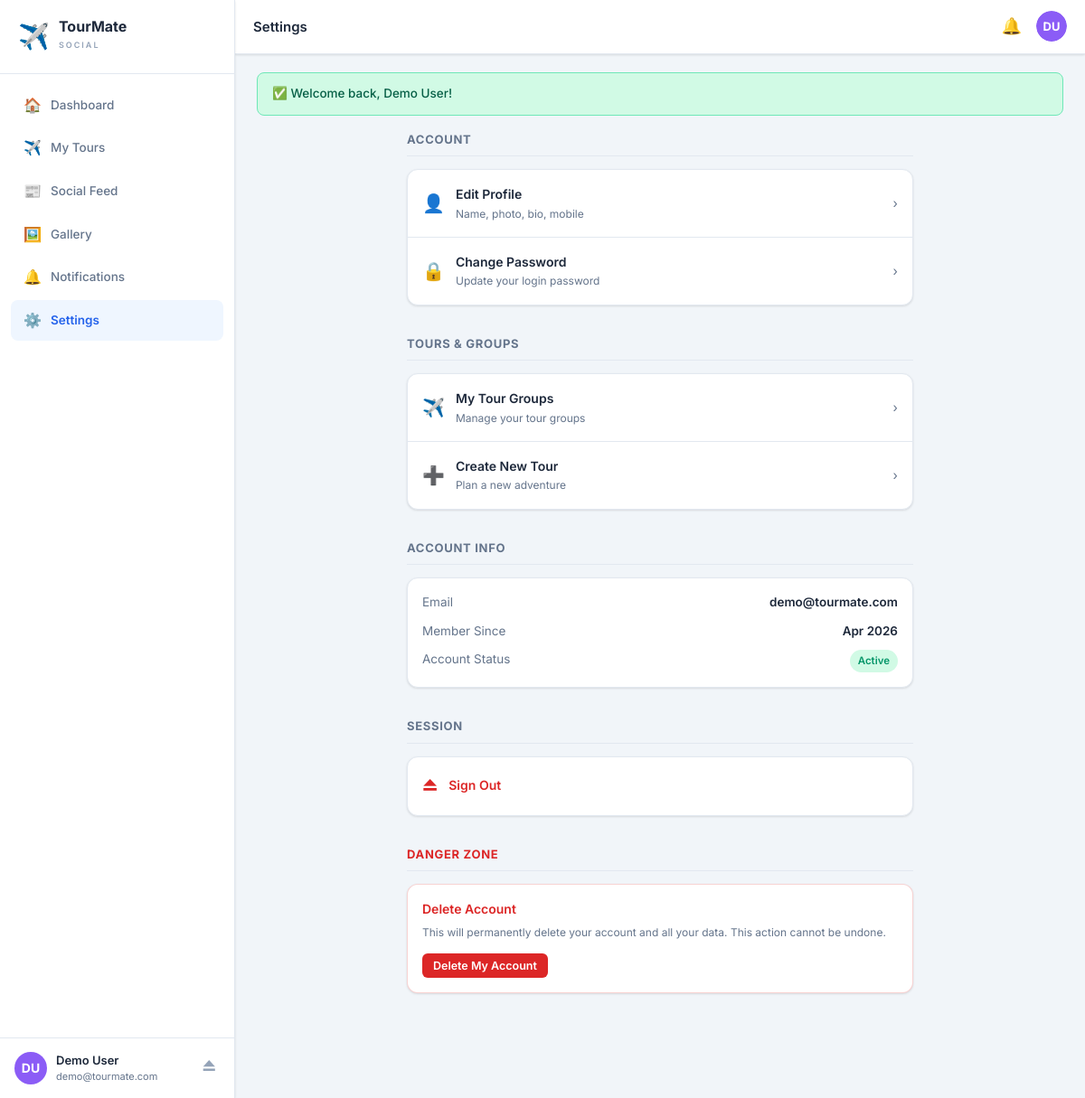
Screenshot of /user/settings.php (signed in) with the database file from the repository.
### tables this page shows
CREATE TABLE IF NOT EXISTS `users` (
  `id`            INT(11)      NOT NULL AUTO_INCREMENT,
  `name`          VARCHAR(100) NOT NULL,
  `email`         VARCHAR(150) NOT NULL,
  `mobile`        VARCHAR(20)  DEFAULT NULL,
  `password`      VARCHAR(255) NOT NULL,
  `profile_photo` VARCHAR(255) DEFAULT NULL,
  `address`       TEXT         DEFAULT NULL,
  `bio`           TEXT         DEFAULT NULL,
  `status`        ENUM('active','inactive') NOT NULL DEFAULT 'active',
  `role`          ENUM('user','admin')      NOT NULL DEFAULT 'user',
  `created_at`    TIMESTAMP    NOT NULL DEFAULT CURRENT_TIMESTAMP,
  PRIMARY KEY (`id`),
  UNIQUE KEY `email` (`email`),
  KEY `idx_users_status` (`status`)
);

### user/settings.php (the view, shortened to what this page needs)
<?php
require_once __DIR__ . '/../includes/db.php';
require_once __DIR__ . '/../includes/auth.php';
$userId = currentUserId();
$stmt = $db->prepare("SELECT * FROM users WHERE id=? LIMIT 1");
$stmt->bind_param("i", $userId);
$stmt->execute();
$u = $stmt->get_result()->fetch_assoc();
$pageTitle  = 'Settings';
$activePage = 'settings';
include __DIR__ . '/includes/user-header.php';
?>
<div style="max-width:560px;margin:0 auto;">
  <div class="settings-section">
    <div class="settings-section-title">Account</div>
    <div class="card" style="overflow:hidden;">
      <a href="profile.php" style="display:flex;align-items:center;justify-content:space-between;padding:16px;text-decoration:none;color:inherit;border-bottom:1px solid var(--border);">
        <div style="display:flex;align-items:center;gap:12px;">
          <span style="font-size:20px;">👤</span>
          <div>
            <div style="font-size:14px;font-weight:600;">Edit Profile</div>
            <div style="font-size:12px;color:var(--text-muted);">Name, photo, bio, mobile</div>
          </div>
        </div>
        <span style="color:var(--text-muted);">›</span>
      </a>
      <a href="profile.php#password" style="display:flex;align-items:center;justify-content:space-between;padding:16px;text-decoration:none;color:inherit;">
        <div style="display:flex;align-items:center;gap:12px;">
          <span style="font-size:20px;">🔒</span>
          <div>
            <div style="font-size:14px;font-weight:600;">Change Password</div>
            <div style="font-size:12px;color:var(--text-muted);">Update your login password</div>
          </div>
        </div>
        <span style="color:var(--text-muted);">›</span>
      </a>
    </div>
  </div>
  <div class="settings-section">
    <div class="settings-section-title">Tours & Groups</div>
    <div class="card" style="overflow:hidden;">
      <a href="groups.php" style="display:flex;align-items:center;justify-content:space-between;padding:16px;text-decoration:none;color:inherit;border-bottom:1px solid var(--border);">
        <div style="display:flex;align-items:center;gap:12px;">
          <span style="font-size:20px;">✈️</span>
          <div>
            <div style="font-size:14px;font-weight:600;">My Tour Groups</div>
            <div style="font-size:12px;color:var(--text-muted);">Manage your tour groups</div>
          </div>
        </div>
        <span style="color:var(--text-muted);">›</span>
      </a>
      <a href="create-group.php" style="display:flex;align-items:center;justify-content:space-between;padding:16px;text-decoration:none;color:inherit;">
        <div style="display:flex;align-items:center;gap:12px;">
          <span style="font-size:20px;">➕</span>
          <div>
            <div style="font-size:14px;font-weight:600;">Create New Tour</div>
            <div style="font-size:12px;color:var(--text-muted);">Plan a new adventure</div>
          </div>
        </div>
        <span style="color:var(--text-muted);">›</span>
      </a>
    </div>
  </div>
  <div class="settings-section">
    <div class="settings-section-title">Account Info</div>
    <div class="card" style="padding:16px;">
      <div style="display:flex;flex-direction:column;gap:10px;font-size:13.5px;">
        <div style="display:flex;justify-content:space-between;">
          <span style="color:var(--text-muted);">Email</span>
          <span style="font-weight:600;"><?= e($u['email']) ?></span>
        </div>
        <div style="display:flex;justify-content:space-between;">
          <span style="color:var(--text-muted);">Member Since</span>
          <span style="font-weight:600;"><?= date('M Y', strtotime($u['created_at'])) ?></span>
        </div>
        <div style="display:flex;justify-content:space-between;">
          <span style="color:var(--text-muted);">Account Status</span>
          <span class="badge badge-green">Active</span>
        </div>
      </div>
    </div>
  </div>
  <div class="settings-section">
    <div class="settings-section-title">Session</div>
    <div class="card" style="overflow:hidden;">
      <a href="../logout.php" style="display:flex;align-items:center;gap:12px;padding:16px;text-decoration:none;color:var(--danger);">
        <span style="font-size:20px;">⏏</span>
        <div style="font-size:14px;font-weight:600;">Sign Out</div>
      </a>
    </div>
  </div>
  <div class="settings-section">
    <div class="settings-section-title" style="color:var(--danger);">Danger Zone</div>
    <div class="card" style="border-color:rgba(220,38,38,0.2);overflow:hidden;">
      <div style="padding:16px;">
        <div style="font-size:14px;font-weight:600;color:var(--danger);margin-bottom:4px;">Delete Account</div>
        <div style="font-size:12px;color:var(--text-muted);margin-bottom:14px;">
          This will permanently delete your account and all your data. This action cannot be undone.
        </div>
        <button onclick="document.getElementById('deleteModal').style.display='flex'" class="btn btn-danger btn-sm">
          Delete My Account
        </button>
      </div>
    </div>
  </div>
</div>
<?php include __DIR__ . '/includes/user-footer.php'; ?>

### user/includes/user-header.php (shortened to what this page needs)
<?php
$user        = currentUser();
$unreadCount = isLoggedIn() ? countUnreadNotifications($db, $user['id']) : 0;
$baseUrl     = getBaseUrl();
function uAvatar($name, $photo, $size = 40) {
    $st = "width:{$size}px;height:{$size}px;border-radius:50%;object-fit:cover;flex-shrink:0;";
    $parts = explode(' ', trim($name));
    $init  = '';
    foreach ($parts as $p) $init .= strtoupper(substr($p, 0, 1));
    $init  = substr($init, 0, 2) ?: '?';
    $cols  = ['#3b82f6','#8b5cf6','#ec4899','#f97316','#10b981','#0891b2'];
    $col   = $cols[abs(crc32($name)) % count($cols)];
    $fs    = round($size * 0.38);
    return '<div style="' . $st . 'background:' . $col . ';font-size:' . $fs . 'px;display:flex;align-items:center;justify-content:center;color:#fff;font-weight:700;">' . $init . '</div>';
}
?>
<!DOCTYPE html>
<html lang="en">
<head>
  <link rel="stylesheet" href="<?= $baseUrl ?>../assets/css/style.css">
  <link rel="stylesheet" href="<?= $baseUrl ?>../assets/css/user-panel.css">
</head>
<body class="app-body">
<nav class="sidebar" id="sidebar">
  <div class="sidebar-logo">
    <div class="logo-icon">✈️</div>
    <div class="logo-text">
      <span class="logo-name">TourMate</span>
      <span class="logo-sub">SOCIAL</span>
    </div>
  </div>
  <div class="sidebar-nav">
    <a href="<?= $baseUrl ?>dashboard.php"     class="nav-item <?= $activePage==='dashboard'    ?'active':'' ?>">
      <span class="nav-icon">🏠</span> Dashboard
    </a>
    <a href="<?= $baseUrl ?>groups.php"        class="nav-item <?= $activePage==='groups'       ?'active':'' ?>">
      <span class="nav-icon">✈️</span> My Tours
    </a>
    <a href="<?= $baseUrl ?>feed.php"          class="nav-item <?= $activePage==='feed'         ?'active':'' ?>">
      <span class="nav-icon">📰</span> Social Feed
    </a>
    <a href="<?= $baseUrl ?>gallery.php"       class="nav-item <?= $activePage==='gallery'      ?'active':'' ?>">
      <span class="nav-icon">🖼️</span> Gallery
    </a>
    <a href="<?= $baseUrl ?>notifications.php" class="nav-item <?= $activePage==='notifications'?'active':'' ?>">
      <span class="nav-icon">🔔</span> Notifications
    </a>
    <a href="<?= $baseUrl ?>settings.php"      class="nav-item <?= $activePage==='settings'     ?'active':'' ?>">
      <span class="nav-icon">⚙️</span> Settings
    </a>
  </div>
  <div class="sidebar-user">
    <a href="<?= $baseUrl ?>profile.php" class="sidebar-user-link">
      <?= uAvatar($user['name'], $user['photo'], 36) ?>
      <div class="sidebar-user-info">
        <span class="sidebar-user-name"><?= e($user['name']) ?></span>
        <span class="sidebar-user-email"><?= e($user['email']) ?></span>
      </div>
    </a>
    <a href="<?= $baseUrl ?>../logout.php" class="btn-logout" title="Sign out">⏏</a>
  </div>
</nav>
<div class="main-wrapper">
  <header class="topbar">
    <div class="topbar-left">
      <span class="topbar-title"><?= e($pageTitle ?? 'Dashboard') ?></span>
    </div>
    <div class="topbar-right">
      <a href="<?= $baseUrl ?>notifications.php" class="topbar-icon" aria-label="Notifications">
        🔔<?php if ($unreadCount > 0): ?><span class="topbar-badge"><?= $unreadCount ?></span><?php endif; ?>
      </a>
      <a href="<?= $baseUrl ?>profile.php" class="topbar-avatar">
        <?= uAvatar($user['name'], $user['photo'], 34) ?>
      </a>
    </div>
  </header>
  <main class="page-content">
    <?= showFlash() ?>

### assets/css/style.css (style rules this page uses)
:root { --primary: #2563eb; --primary-dark: #1d4ed8; --primary-light: #eff6ff; --accent: #f97316; --accent-dark: #ea580c; --teal: #0891b2; --teal-light: #e0f7fa; --success: #059669; --success-light: #d1fae5; --warning: #d97706; --warning-light: #fef3c7; --danger: #dc2626; --danger-light: #fee2e2; --purple: #7c3aed; --purple-light: #ede9fe; --pink: #db2777; --pink-light: #fce7f3; --text: #1e293b; --text-muted: #64748b; --text-light: #94a3b8; --border: #e2e8f0; --bg: #f1f5f9; --surface: #ffffff; --sidebar-w: 260px; --topbar-h: 60px; --bnav-h: 64px; --radius: 12px; --radius-sm: 8px; --radius-lg: 18px; --shadow-sm: 0 1px 3px rgba(0,0,0,0.07), 0 1px 2px rgba(0,0,0,0.05); --shadow: 0 4px 16px rgba(0,0,0,0.08); --shadow-lg: 0 12px 36px rgba(0,0,0,0.12); --transition: all 0.2s ease; }
*,*::before,*::after { box-sizing:border-box; margin:0; padding:0; }
html { scroll-behavior:smooth; }
body { font-family:'Inter', system-ui, -apple-system, sans-serif; font-size:14px; line-height:1.6; color:var(--text); background:var(--bg); -webkit-font-smoothing:antialiased; }
a { color:var(--primary); text-decoration:none; }
button { cursor:pointer; border:none; background:none; font-family:inherit; }
.app-body { display:flex; min-height:100vh; }
.sidebar { width:var(--sidebar-w); min-height:100vh; background:var(--surface); border-right:1px solid var(--border); display:flex; flex-direction:column; position:fixed; left:0; top:0; bottom:0; z-index:200; transition:transform 0.3s ease; box-shadow:var(--shadow-sm); }
.sidebar-logo { display:flex; align-items:center; gap:10px; padding:18px 20px; border-bottom:1px solid var(--border); }
.logo-icon { font-size:28px; }
.logo-name { font-size:16px; font-weight:700; color:var(--text); display:block; line-height:1; }
.logo-sub { font-size:9px; font-weight:600; color:var(--text-light); letter-spacing:2px; }
.sidebar-nav { flex:1; padding:12px 12px; overflow-y:auto; }
.nav-item { display:flex; align-items:center; gap:10px; padding:10px 14px; border-radius:var(--radius-sm); color:var(--text-muted); font-weight:500; font-size:13.5px; transition:var(--transition); margin-bottom:2px; position:relative; }
.nav-item.active { background:var(--primary-light); color:var(--primary); font-weight:600; }
.nav-icon { font-size:16px; width:20px; text-align:center; }
.sidebar-user { display:flex; align-items:center; padding:14px 16px; border-top:1px solid var(--border); gap:8px; }
.sidebar-user-link { display:flex; align-items:center; gap:10px; flex:1; min-width:0; color:var(--text); }
.sidebar-user-info { min-width:0; }
.sidebar-user-name { display:block; font-size:13px; font-weight:600; white-space:nowrap; overflow:hidden; text-overflow:ellipsis; }
.sidebar-user-email { display:block; font-size:11px; color:var(--text-muted); white-space:nowrap; overflow:hidden; text-overflow:ellipsis; }
.btn-logout { font-size:18px; color:var(--text-light); padding:4px; border-radius:6px; }
.main-wrapper { flex:1; margin-left:var(--sidebar-w); display:flex; flex-direction:column; min-height:100vh; }
.topbar { position:sticky; top:0; z-index:100; height:var(--topbar-h); background:var(--surface); border-bottom:1px solid var(--border); display:flex; align-items:center; justify-content:space-between; padding:0 20px; box-shadow:var(--shadow-sm); }
.topbar-left { display:flex; align-items:center; gap:12px; }
.topbar-title { font-size:15px; font-weight:600; color:var(--text); }
.topbar-right { display:flex; align-items:center; gap:10px; }
.topbar-icon { position:relative; font-size:18px; padding:6px; border-radius:8px; color:var(--text-muted); transition:var(--transition); }
.topbar-avatar { border-radius:50%; overflow:hidden; }
.page-content { flex:1; padding:20px 24px; padding-bottom:calc(var(--bnav-h) + 20px); }
.card { background:var(--surface); border:1px solid var(--border); border-radius:var(--radius); box-shadow:var(--shadow-sm); overflow:hidden; }
.btn { display:inline-flex; align-items:center; gap:6px; padding:9px 18px; border-radius:var(--radius-sm); font-size:13.5px; font-weight:600; border:none; cursor:pointer; transition:var(--transition); white-space:nowrap; text-decoration:none; }
.btn-danger { background:var(--danger); color:#fff; }
.btn-sm { padding:6px 12px; font-size:12.5px; border-radius:6px; }
.badge { display:inline-flex; align-items:center; gap:4px; padding:3px 9px; border-radius:20px; font-size:11.5px; font-weight:600; }
.badge-green { background:var(--success-light); color:var(--success); }

### rows the page displays
users: name "Demo User", email "demo@tourmate.com", created_at "Apr 2026"

### other values shown
$init "DU DU"
$pageTitle "Settings"
$icon "✅"
$f['message'] "Welcome back, Demo User!"
